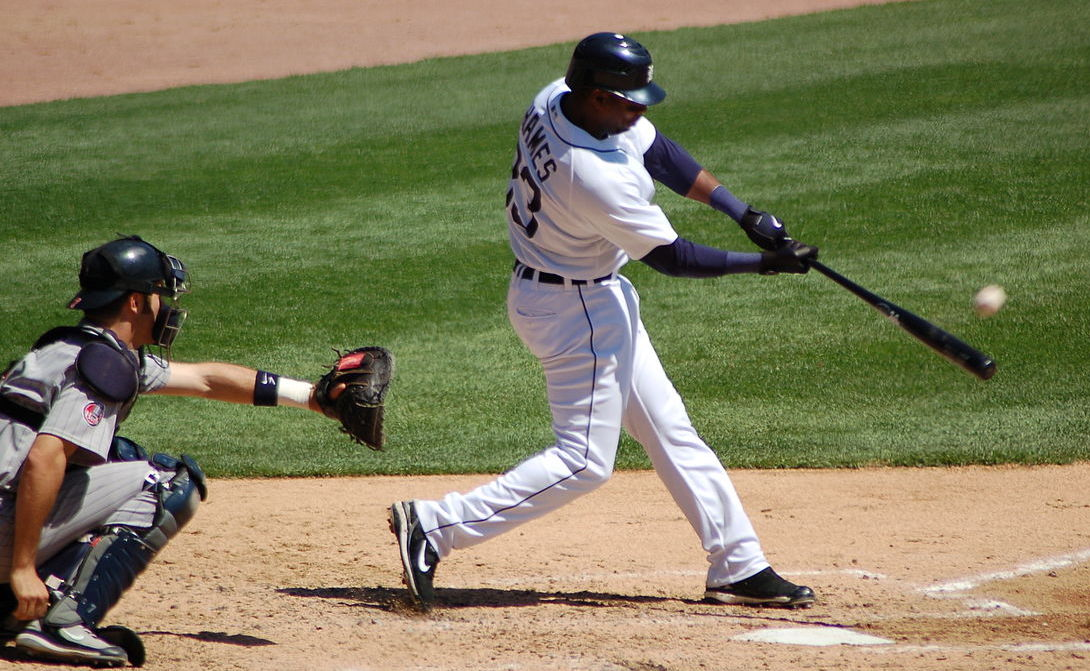
#> input picture baseball.jpg, 1090 x 671 px
$ jupyter execute 'Image Translation.ipynb'
#> lines starting #> are read from the running program, lines starting #| are printed output that depends on the picture
# Ex. No: 04
## Image Translation Using OpenCV

**Name :** DEEPIKA P    **Reg. No :** 212223240024   **Slot No :** 26OD1143

# **Image Translation**

Write a Python program using OpenCV to perform image translation on the **"Given image"**.

The program should:

1. Import `cv2`, `numpy`, and `matplotlib.pyplot`.
2. Read the image **"given** in color mode.
3. Create a **translation matrix** that moves the image
   **50 pixels to the right** and **80 pixels down**.
4. Apply the translation
5. Display the following using a **1 × 2 layout** in Matplotlib:
   - **Original Image**
   - **Translated Image**

[cell 1]
# Import
import cv2
import numpy as np
import matplotlib.pyplot as plt

[cell 2]
# Read the image using OpenCV
image = cv2.imread('baseball.jpg')
#> image is the input picture: shape (671, 1090, 3); mean B, G, R 92.2, 124.4, 126.7

[cell 3]
image.shape
#> Out = (671, 1090, 3)

[cell 4]
# Display the images.
plt.imshow(image[:,:,::-1])
plt.title('Original Image')
plt.show()

[cell 5]
tx, ty = 100, 200
M_translation = np.float32([[1, 0, tx],[0, 1, ty]])
translated_image = cv2.warpAffine(image, M_translation,(image.shape[1], image.shape[0]))

[cell 6]
plt.figure(figsize=(10,5))

plt.subplot(1,2,1)
plt.imshow(image[:,:,::-1])
plt.title("Original Image")
plt.axis("off")

plt.subplot(1,2,2)
plt.imshow(translated_image[:,:,::-1])
plt.title("Translated Image")
plt.axis("off")

plt.show()

# **Image Scaling**

Write a Python program using OpenCV to perform image scaling on the **given image**.

The program should:

1. Scale the image to:
   - **0.5 times** its original size (downscaling)
   - **2 times** its original size (upscaling)
2. Use `cv2.resize` with appropriate scaling factors.
5. Display the following using a **1 × 3 layout** in Matplotlib:
   - **Original Image**
   - **Downscaled Image (0.5×)**
   - **Upscaled Image (2×)**

[cell 7]
image = cv2.imread("baseball.jpg")

[cell 8]
downscaled_image = cv2.resize(image, None,fx=0.25,fy=0.25,interpolation=cv2.INTER_LINEAR)

[cell 9]
upscaled_image = cv2.resize(image, None,fx=3,fy=3,interpolation=cv2.INTER_LINEAR)

[cell 10]
plt.figure(figsize=(15,5))

plt.subplot(1,3,1)
plt.imshow(image[:,:,::-1])
plt.title("Original Image")
plt.axis("off")

plt.subplot(1,3,2)
plt.imshow(downscaled_image[:,:,::-1])
plt.title("Downscaled Image")
plt.axis("off")

plt.subplot(1,3,3)
plt.imshow(upscaled_image[:,:,::-1])
plt.title("Upscaled Image")
plt.axis("off")

plt.show()

# **Image Shearing**

Write a Python program using OpenCV to perform image shearing on the **given image**.

The program should:

1. Create a **shearing transformation matrix** to apply:
   - **Horizontal shearing**
   - **Vertical shearing**
2. Apply the shearing transformations.
3. Display the following using a **1 × 3 layout** in Matplotlib:
   - **Original Image**
   - **Horizontally Sheared Image**
   - **Vertically Sheared Image**

[cell 11]
horizontal_matrix = np.float32([[1,0.5,0],[0,1,0]])
horizontal_shear = cv2.warpAffine(image,horizontal_matrix,(image.shape[1], image.shape[0]))

[cell 12]
vertical_matrix = np.float32([[1,0,0],[0.5,1,0]])
vertical_shear = cv2.warpAffine(image,vertical_matrix,(image.shape[1], image.shape[0]))

[cell 13]
plt.figure(figsize=(15,5))

plt.subplot(1,3,1)
plt.imshow(image[:,:,::-1])
plt.title("Original Image")
plt.axis("off")

plt.subplot(1,3,2)
plt.imshow(horizontal_shear[:,:,::-1])
plt.title("Horizontal Shear")
plt.axis("off")

plt.subplot(1,3,3)
plt.imshow(vertical_shear[:,:,::-1])
plt.title("Vertical Shear")
plt.axis("off")

plt.show()

# **Image Reflection**

Write a Python program using OpenCV to perform image reflection on the **given image**.

The program should:

1. Generate the following reflected versions of the image:
   - **Horizontal Reflection** (flip left ↔ right)
   - **Vertical Reflection** (flip top ↔ bottom)
   - **Both-axis Reflection**
2. Use `cv2.flip` with appropriate flip codes.
3. Display the following using a **2 × 2 layout** in Matplotlib:
   - **Original Image**
   - **Horizontally Reflected Image**
   - **Vertically Reflected Image**
   - **Both-axis Reflected Image**

[cell 14]
horizontal = cv2.flip(image,1)
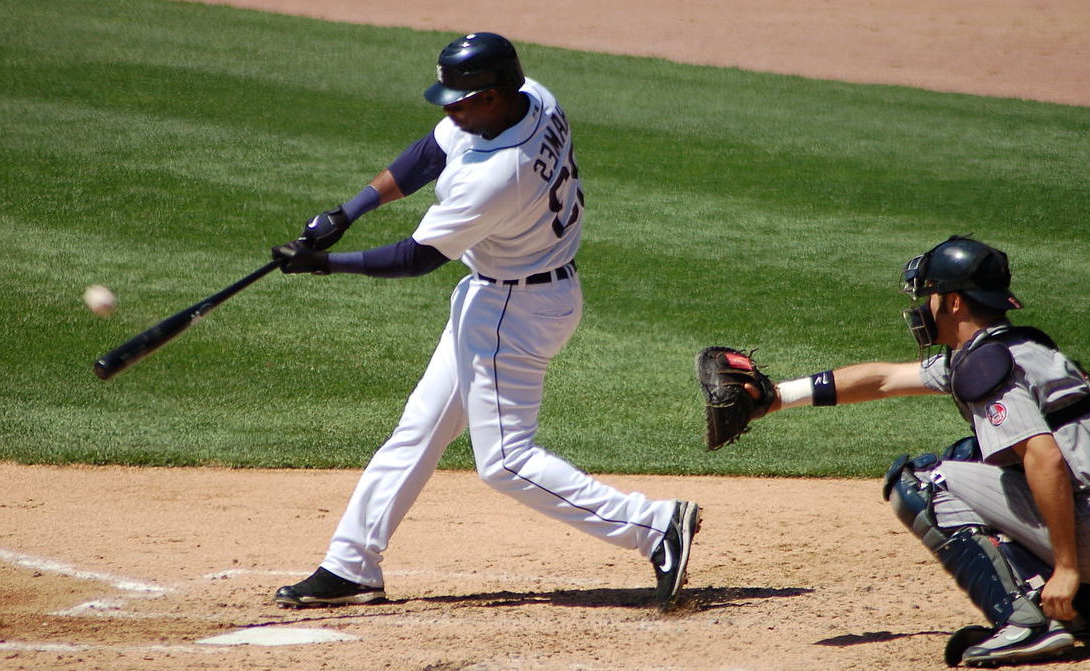
#> horizontal: shape (671, 1090, 3); mean B, G, R 92.2, 124.4, 126.7
vertical = cv2.flip(image,0)
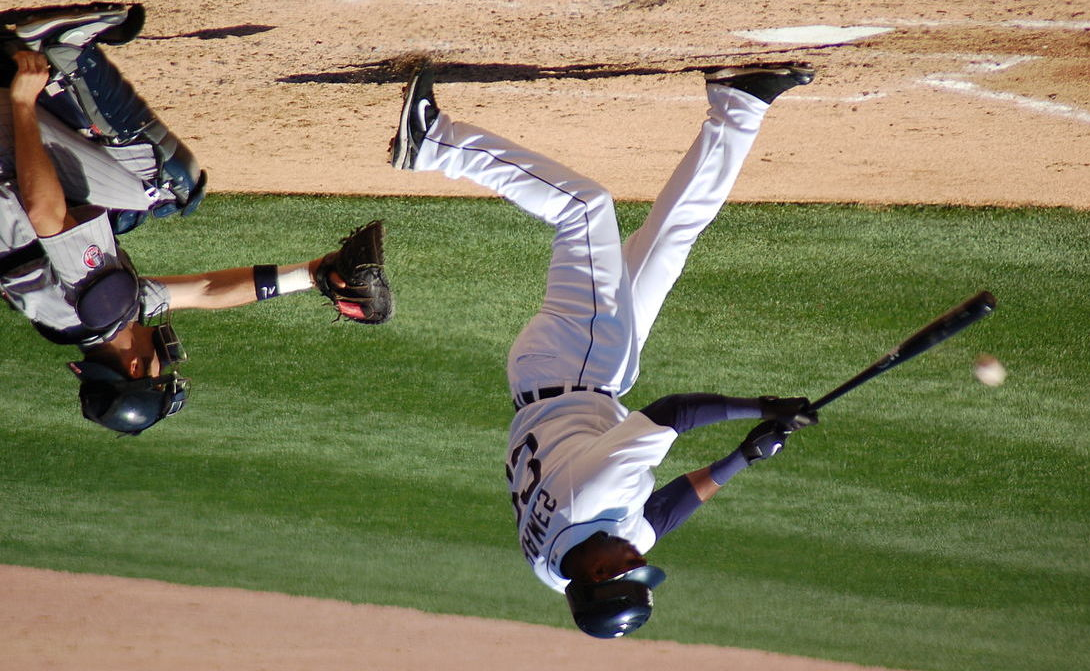
#> vertical: shape (671, 1090, 3); mean B, G, R 92.2, 124.4, 126.7
both = cv2.flip(image,-1)
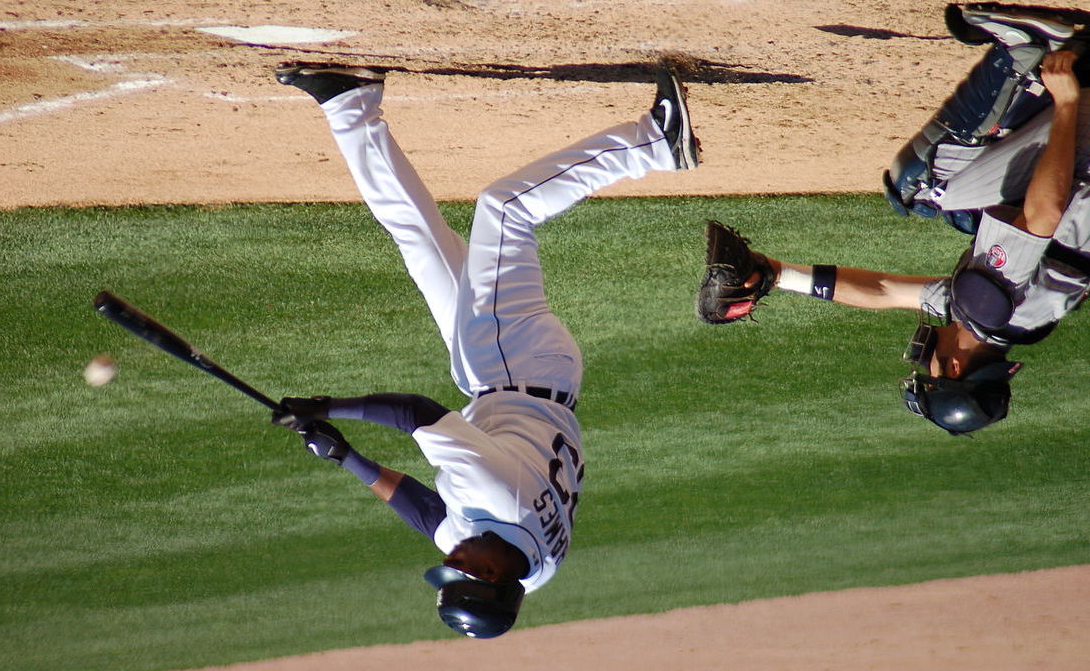
#> both: shape (671, 1090, 3); mean B, G, R 92.2, 124.4, 126.7

[cell 15]
plt.figure(figsize=(10,10))

plt.subplot(2,2,1)
plt.imshow(image[:,:,::-1])
plt.title("Original Image")
plt.axis("off")

plt.subplot(2,2,2)
plt.imshow(horizontal[:,:,::-1])
plt.title("Horizontal Reflection")
plt.axis("off")

plt.subplot(2,2,3)
plt.imshow(vertical[:,:,::-1])
plt.title("Vertical Reflection")
plt.axis("off")

plt.subplot(2,2,4)
plt.imshow(both[:,:,::-1])
plt.title("Both Axes Reflection")
plt.axis("off")

plt.show()

# **Image Rotation**

Write a Python program using OpenCV to perform **image rotation** on the **given image**.

The program should:

1. Rotate the image by:
   - **45 degrees**
   - **90 degrees**
2. Use `cv2.getRotationMatrix2D` and `cv2.warpAffine`.
3. Display the following using a **1 × 3 layout** in Matplotlib:
   - **Original Image**
   - **45° Rotated Image**
   - **90° Rotated Image**

[cell 16]
(height, width) = image.shape[:2]
#> height = 671; width = 1090

center = (width//2, height//2)
#> center = (545, 335)

[cell 17]
matrix45 = cv2.getRotationMatrix2D(center,45,1)
rotate45 = cv2.warpAffine(image,matrix45,(width,height))
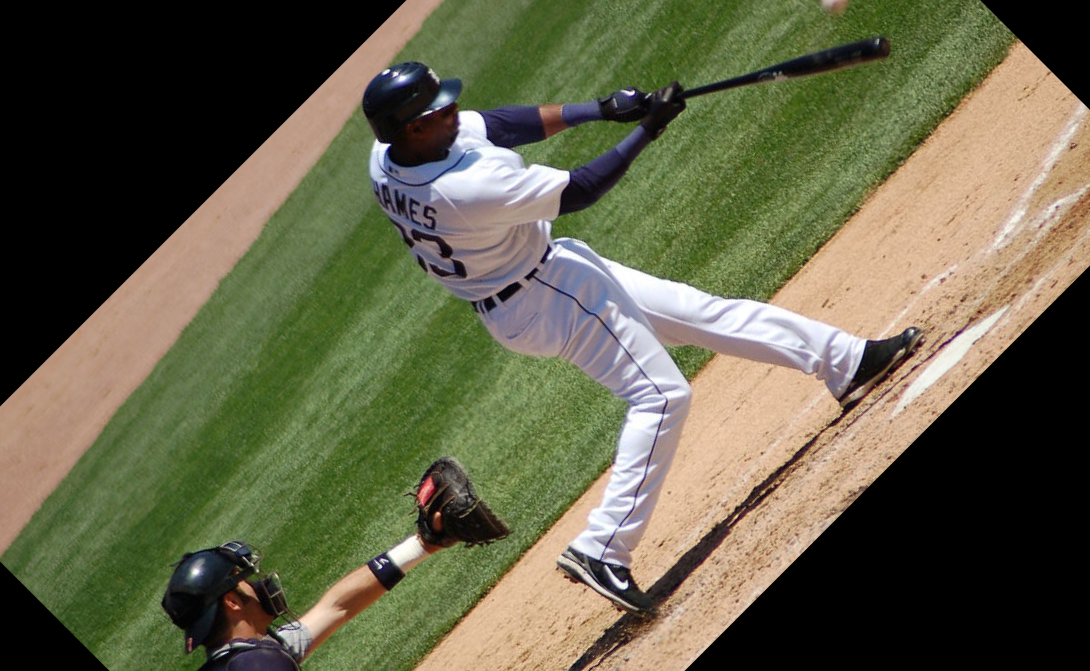
#> rotate45: shape (671, 1090, 3); mean B, G, R 73, 97.5, 99

[cell 18]
matrix90 = cv2.getRotationMatrix2D(center,90,1)
rotate90 = cv2.warpAffine(image,matrix90,(width,height))
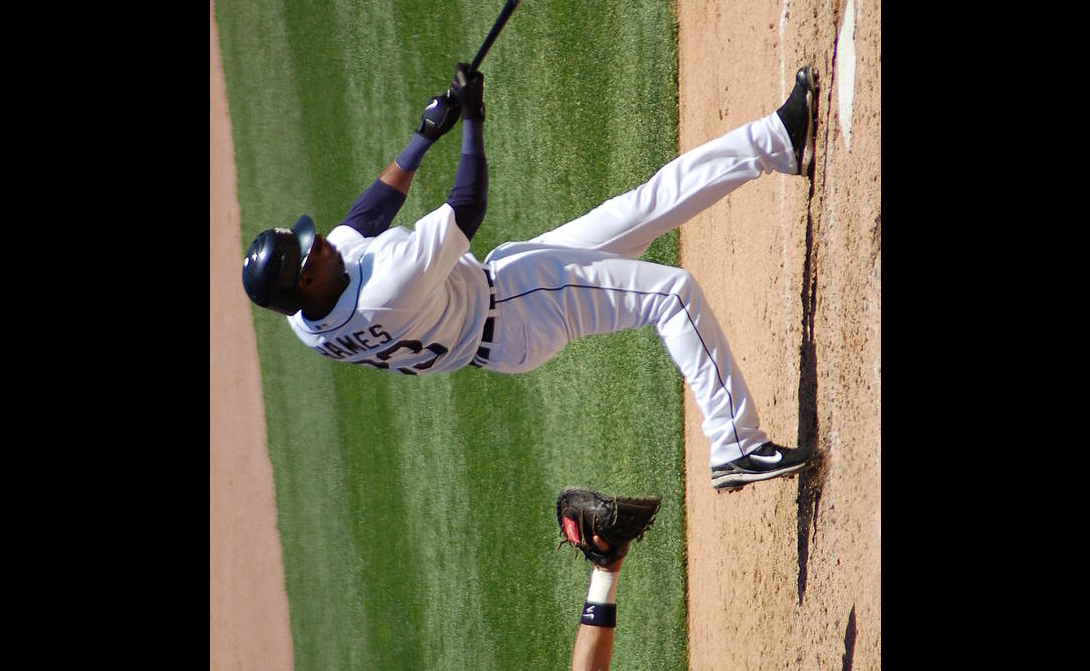
#> rotate90: shape (671, 1090, 3); mean B, G, R 62.2, 81.4, 82.9

[cell 19]
angle = 145
center = (636 // 2, 438 // 2)
M_rotation = cv2.getRotationMatrix2D(center, angle, 1)
# getRotationMatrix2D: Takes the center of rotation, angle, and scale factor (1 means no scaling)
rotated_image = cv2.warpAffine(image, M_rotation, (width, height))
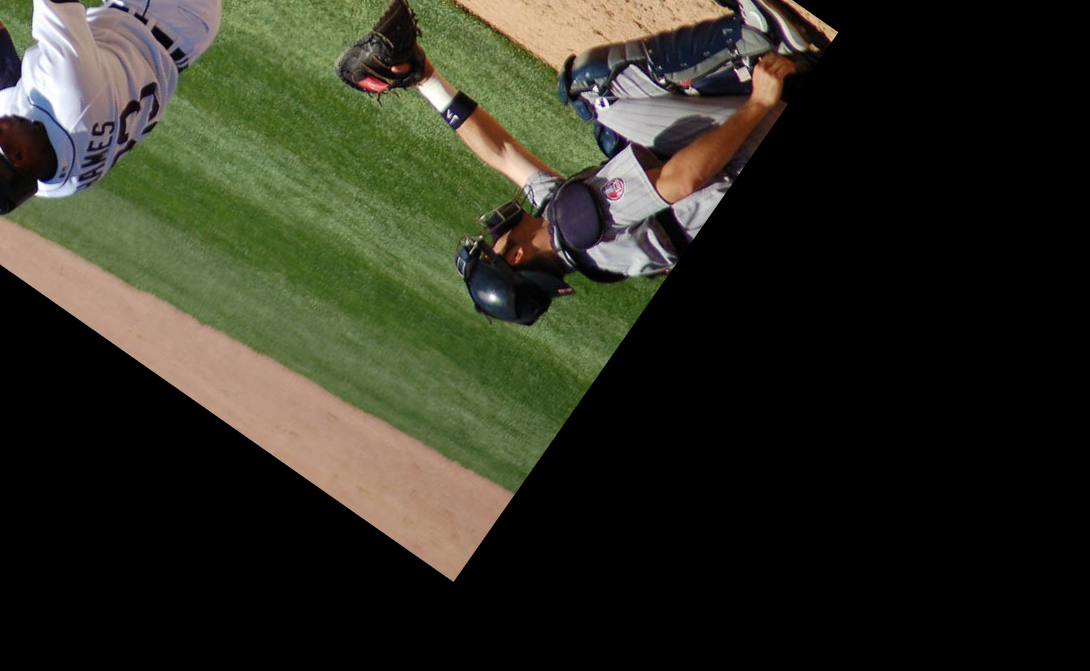
#> rotated_image: shape (671, 1090, 3); mean B, G, R 34.6, 47.2, 46.5

[cell 20]
plt.figure(figsize=(15,5))

plt.subplot(1,3,1)
plt.imshow(image[:,:,::-1])
plt.title("Original Image")
plt.axis("off")

plt.subplot(1,3,2)
plt.imshow(rotate45[:,:,::-1])
plt.title("45 Degree Rotation")
plt.axis("off")

plt.subplot(1,3,3)
plt.imshow(rotate90[:,:,::-1])
plt.title("90 Degree Rotation")
plt.axis("off")

plt.show()
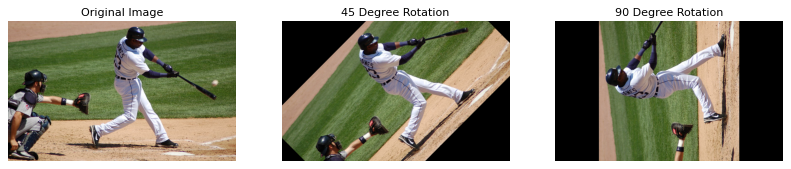
#> figure drawn by matplotlib, 3 panels
